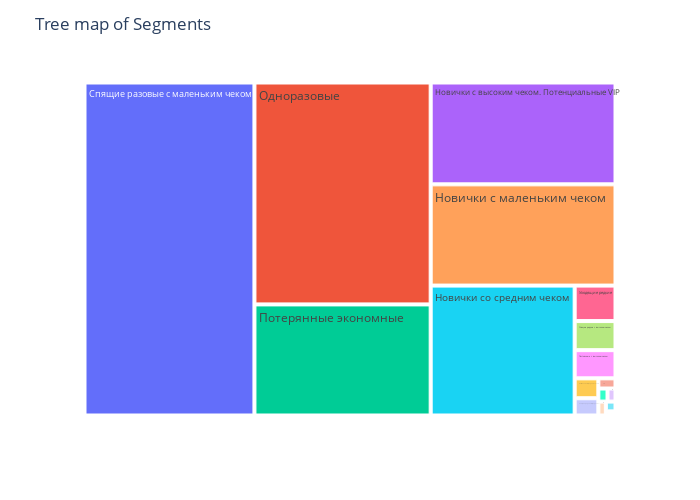

Here is the notebook cell this chart was saved with:
### Code cell
fig = px.treemap(segmentation, path=['characteristic'], values='count_customer')
fig.update_layout(title="Tree map of Segments", width=700, height=500,)
fig.show()

### Figure 1 — Plotly figure (JSON) as saved in the notebook; plotly's stock layout.template omitted (floating-point values rounded to 4 significant figures)
{"data": [{"branchvalues": "total", "domain": {"x": [0, 1], "y": [0, 1]}, "hovertemplate": "labels=%{label}<br>count_customer=%{value}<br>parent=%{parent}<br>id=%{id}<extra></extra>", "ids": ["VIP", "Новички с высоким чеком. Потенциальные VIP", "Новички с маленьким чеком", "Новички со средним чеком", "Одноразовые", "Постоянные с высоким чеком", "Постоянные с маленьким чеком", "Постоянные со средним чеком", "Потерянные экономные", "Спящие постоянные с высоким чеком", "Спящие постоянные с маленьким чеком", "Спящие постоянные со средним чеком", "Спящие разовые с маленьким чеком", "Спящие редкие с высоким чеком", "Спящие редкие с маленьким чеком", "Спящие редкие со средним чеком", "Уходящие VIP", "Уходящие постоянные", "Уходящие редкие", "Уходящие хорошие постоянные"], "labels": ["VIP", "Новички с высоким чеком. Потенциальные VIP", "Новички с маленьким чеком", "Новички со средним чеком", "Одноразовые", "Постоянные с высоким чеком", "Постоянные с маленьким чеком", "Постоянные со средним чеком", "Потерянные экономные", "Спящие постоянные с высоким чеком", "Спящие постоянные с маленьким чеком", "Спящие постоянные со средним чеком", "Спящие разовые с маленьким чеком", "Спящие редкие с высоким чеком", "Спящие редкие с маленьким чеком", "Спящие редкие со средним чеком", "Уходящие VIP", "Уходящие постоянные", "Уходящие редкие", "Уходящие хорошие постоянные"], "name": "", "parents": ["", "", "", "", "", "", "", "", "", "", "", "", "", "", "", "", "", "", "", ""], "type": "treemap", "values": [92, 9938, 9879, 9876, 20650, 608, 63, 249, 10336, 55, 1, 7, 29878, 627, 55, 216, 50, 5, 765, 8]}], "layout": {"height": 500, "legend": {"tracegroupgap": 0}, "margin": {"t": 60}, "title": {"text": "Tree map of Segments"}, "width": 700}}
